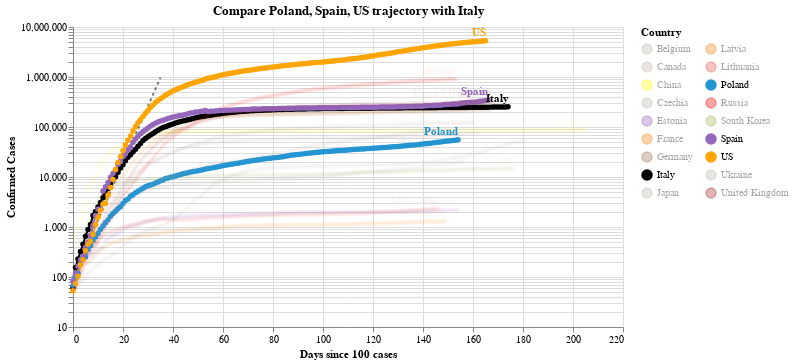

The cell this chart's notebook holds for it:
### Code cell
#hide_input
chart2 = make_since_chart(dff2, ['Poland', 'Spain', 'US'], baseline_countries)
chart2

### Figure 1 — Vega-Lite specification as saved in the notebook (floating-point values rounded to 4 significant figures; data arrays with more than 128 entries replaced by an {"elided": "..."} marker saying what was removed)
{"config": {"view": {"continuousWidth": 400, "continuousHeight": 300}}, "layer": [{"data": {"name": "data-628230001892d6798b50651be41d1b3e"}, "mark": {"type": "line", "color": "black", "opacity": 0.5, "strokeDash": [3, 3]}, "encoding": {"x": {"type": "quantitative", "field": "Days since 100 cases"}, "y": {"type": "quantitative", "field": "Confirmed Cases"}}}, {"data": {"name": "data-8abad08d7608dbf7b0980581373dfdcc"}, "mark": {"type": "line", "point": true}, "encoding": {"color": {"type": "nominal", "field": "Country", "legend": {"columns": 2}, "scale": {"domain": ["Belgium", "Canada", "China", "Czechia", "Estonia", "France", "Germany", "Italy", "Japan", "Latvia", "Lithuania", "Poland", "Russia", "South Korea", "Spain", "US", "Ukraine", "United Kingdom"], "range": ["#C1B7AD", "#C1B7AD", "yellow", "#C1B7AD", "#9467bd", "#F58518", "#9D755D", "black", "#C1B7AD", "#F58518", "#E45756", "#2495D3", "red", "#A1BA59", "#9467bd", "orange", "#C1B7AD", "brown"]}}, "opacity": {"condition": {"value": 1, "selection": "selector004"}, "value": 0.05}, "tooltip": [{"type": "nominal", "field": "Country"}, {"type": "temporal", "field": "Date"}, {"type": "quantitative", "field": "Confirmed Cases"}, {"type": "quantitative", "field": "Days since 100 cases"}], "x": {"type": "quantitative", "field": "Days since 100 cases"}, "y": {"type": "quantitative", "field": "Confirmed Cases", "scale": {"type": "log"}}}, "selection": {"selector004": {"type": "multi", "fields": ["Country"], "bind": "legend", "init": [{"Country": "Poland"}, {"Country": "Spain"}, {"Country": "US"}, {"Country": "Italy"}]}}, "width": 550}, {"data": {"name": "data-8abad08d7608dbf7b0980581373dfdcc"}, "mark": {"type": "text", "align": "right", "dy": -8, "fontWeight": "bold"}, "encoding": {"color": {"type": "nominal", "field": "Country", "legend": {"columns": 2}, "scale": {"domain": ["Belgium", "Canada", "China", "Czechia", "Estonia", "France", "Germany", "Italy", "Japan", "Latvia", "Lithuania", "Poland", "Russia", "South Korea", "Spain", "US", "Ukraine", "United Kingdom"], "range": ["#C1B7AD", "#C1B7AD", "yellow", "#C1B7AD", "#9467bd", "#F58518", "#9D755D", "black", "#C1B7AD", "#F58518", "#E45756", "#2495D3", "red", "#A1BA59", "#9467bd", "orange", "#C1B7AD", "brown"]}}, "opacity": {"condition": {"value": 1, "selection": "selector004"}, "value": 0.05}, "text": {"type": "nominal", "field": "Country"}, "tooltip": [{"type": "nominal", "field": "Country"}, {"type": "temporal", "field": "Date"}, {"type": "quantitative", "field": "Confirmed Cases"}, {"type": "quantitative", "field": "Days since 100 cases"}], "x": {"type": "quantitative", "field": "Days since 100 cases"}, "y": {"type": "quantitative", "field": "Confirmed Cases", "scale": {"type": "log"}}}, "transform": [{"filter": "(datum['Date'] >= 1597363200000)"}], "width": 550}], "title": "Compare Poland, Spain, US trajectory with Italy", "$schema": "https://vega.github.io/schema/vega-lite/v4.0.2.json", "datasets": {"data-628230001892d6798b50651be41d1b3e": [{"Days since 100 cases": 0, "Confirmed Cases": 100.0}, {"Days since 100 cases": 1, "Confirmed Cases": 130.0}, {"Days since 100 cases": 2, "Confirmed Cases": 169.0}, {"Days since 100 cases": 3, "Confirmed Cases": 219.7}, {"Days since 100 cases": 4, "Confirmed Cases": 285.6}, {"Days since 100 cases": 5, "Confirmed Cases": 371.3}, {"Days since 100 cases": 6, "Confirmed Cases": 482.7}, {"Days since 100 cases": 7, "Confirmed Cases": 627.5}, {"Days since 100 cases": 8, "Confirmed Cases": 815.7}, {"Days since 100 cases": 9, "Confirmed Cases": 1060.0}, {"Days since 100 cases": 10, "Confirmed Cases": 1379.0}, {"Days since 100 cases": 11, "Confirmed Cases": 1792.0}, {"Days since 100 cases": 12, "Confirmed Cases": 2330.0}, {"Days since 100 cases": 13, "Confirmed Cases": 3029.0}, {"Days since 100 cases": 14, "Confirmed Cases": 3937.0}, {"Days since 100 cases": 15, "Confirmed Cases": 5119.0}, {"Days since 100 cases": 16, "Confirmed Cases": 6654.0}, {"Days since 100 cases": 17, "Confirmed Cases": 8650.0}, {"Days since 100 cases": 18, "Confirmed Cases": 11250.0}, {"Days since 100 cases": 19, "Confirmed Cases": 14620.0}, {"Days since 100 cases": 20, "Confirmed Cases": 19000.0}, {"Days since 100 cases": 21, "Confirmed Cases": 24710.0}, {"Days since 100 cases": 22, "Confirmed Cases": 32120.0}, {"Days since 100 cases": 23, "Confirmed Cases": 41750.0}, {"Days since 100 cases": 24, "Confirmed Cases": 54280.0}, {"Days since 100 cases": 25, "Confirmed Cases": 70560.0}, {"Days since 100 cases": 26, "Confirmed Cases": 91730.0}, {"Days since 100 cases": 27, "Confirmed Cases": 119300.0}, {"Days since 100 cases": 28, "Confirmed Cases": 155000.0}, {"Days since 100 cases": 29, "Confirmed Cases": 201500.0}, {"Days since 100 cases": 30, "Confirmed Cases": 262000.0}, {"Days since 100 cases": 31, "Confirmed Cases": 340600.0}, {"Days since 100 cases": 32, "Confirmed Cases": 442800.0}, {"Days since 100 cases": 33, "Confirmed Cases": 575600.0}, {"Days since 100 cases": 34, "Confirmed Cases": 748300.0}, {"Days since 100 cases": 35, "Confirmed Cases": 972800.0}], "data-8abad08d7608dbf7b0980581373dfdcc": {"elided": "2967 records"}}}
